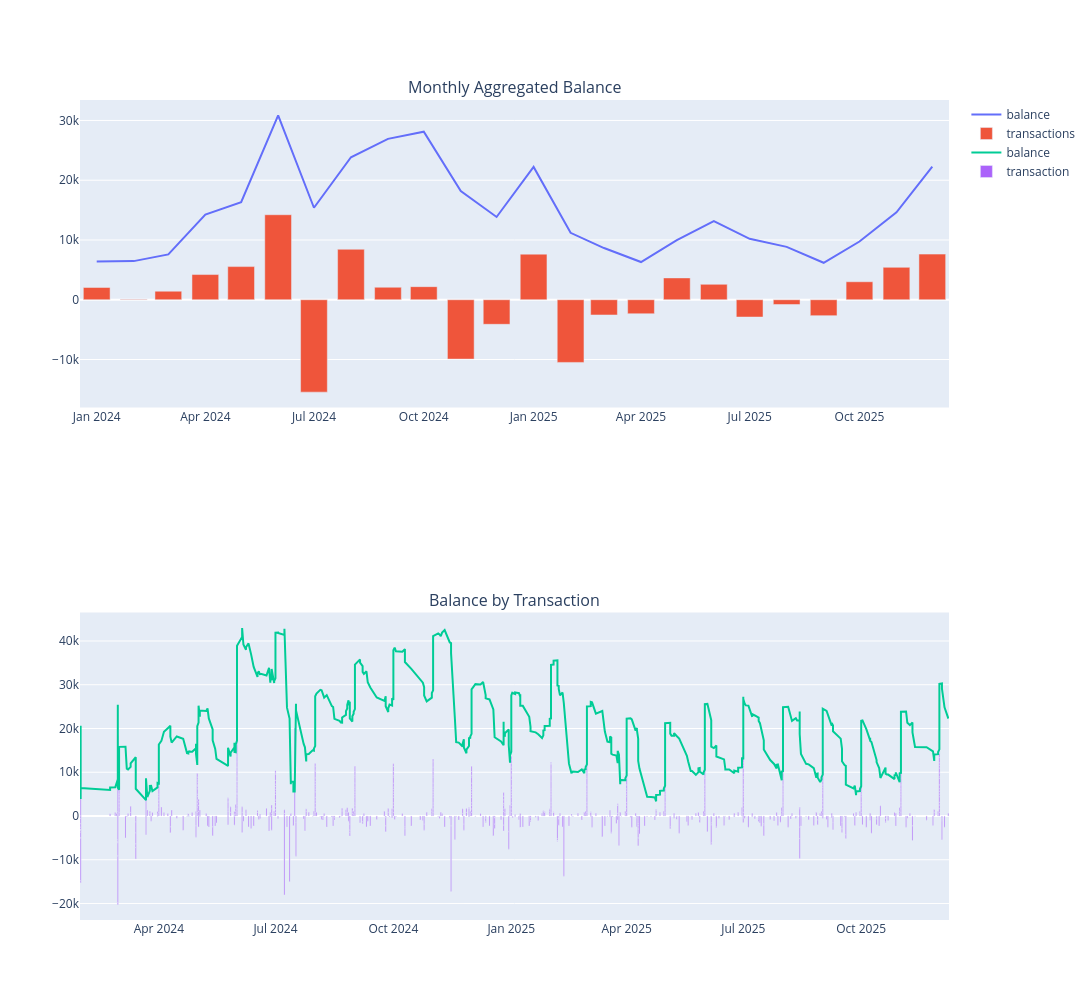

Write notebook code for a chart like this one.
### Code cell
balance_fig = (
    make_subplots(
        rows=2,
        cols=1,
        subplot_titles=("Monthly Aggregated Balance", "Balance by Transaction"),
    )
    .add_trace(
        go.Scatter(
            x=aggregated_budget_with_balance["date"],
            y=aggregated_budget_with_balance["balance"],
            name="balance",
        ),
        row=1,
        col=1,
    )
    .add_trace(
        go.Bar(
            x=aggregated_budget_with_balance["date"],
            y=aggregated_budget_with_balance["net_amount"],
            name="transactions",
        ),
        row=1,
        col=1,
    )
    .add_trace(
        go.Scatter(
            x=budget_with_balance["date"],
            y=budget_with_balance["balance"],
            name="balance",
        ),
        row=2,
        col=1,
    )
    .add_trace(
        go.Bar(
            x=budget_with_balance["date"],
            y=budget_with_balance["net_amount"],
            name="transaction",
            customdata=budget_with_balance.select(
                "headline_category", "category", "description"
            ),
            hovertemplate="%{x}<br>amount=%{y}<br>headline category=%{customdata[0]}<br>category=%{customdata[1]}<br>description=%{customdata[2]}",
        ),
        row=2,
        col=1,
    )
    .update_layout(width=1500, height=1000)
)
balance_fig.show()

### Figure 1 — Plotly figure (JSON) as saved in the notebook; plotly's stock layout.template omitted (floating-point values rounded to 4 significant figures; data arrays with more than 128 entries replaced by an {"elided": "..."} marker saying what was removed)
{"data": [{"name": "balance", "type": "scatter", "x": ["2024-01-01", "2024-02-01", "2024-03-01", "2024-04-01", "2024-05-01", "2024-06-01", "2024-07-01", "2024-08-01", "2024-09-01", "2024-10-01", "2024-11-01", "2024-12-01", "2025-01-01", "2025-02-01", "2025-03-01", "2025-04-01", "2025-05-01", "2025-06-01", "2025-07-01", "2025-08-01", "2025-09-01", "2025-10-01", "2025-11-01", "2025-12-01"], "xaxis": "x", "y": [6392.0, 6466.0, 7579.0, 14260.0, 16330.0, 30850.0, 15390.0, 23840.0, 26930.0, 28120.0, 18180.0, 13850.0, 22230.0, 11200.0, 8650.0, 6307.0, 9959.0, 13170.0, 10190.0, 8845.0, 6186.0, 9741.0, 14620.0, 22270.0], "yaxis": "y"}, {"name": "transactions", "type": "bar", "x": ["2024-01-01", "2024-02-01", "2024-03-01", "2024-04-01", "2024-05-01", "2024-06-01", "2024-07-01", "2024-08-01", "2024-09-01", "2024-10-01", "2024-11-01", "2024-12-01", "2025-01-01", "2025-02-01", "2025-03-01", "2025-04-01", "2025-05-01", "2025-06-01", "2025-07-01", "2025-08-01", "2025-09-01", "2025-10-01", "2025-11-01", "2025-12-01"], "xaxis": "x", "y": [2058.0, 74.13, 1432.0, 4216.0, 5546.0, 14230.0, -15460.0, 8446.0, 2091.0, 2189.0, -9935.0, -4109.0, 7629.0, -10490.0, -2548.0, -2343.0, 3652.0, 2581.0, -2894.0, -800.7, -2659.0, 3012.0, 5423.0, 7634.0], "yaxis": "y"}, {"name": "balance", "type": "scatter", "x": {"elided": "1014 str values"}, "xaxis": "x2", "y": {"elided": "1014 float values"}, "yaxis": "y2"}, {"customdata": {"elided": "1014x3 str values"}, "hovertemplate": "%{x}<br>amount=%{y}<br>headline category=%{customdata[0]}<br>category=%{customdata[1]}<br>description=%{customdata[2]}", "name": "transaction", "type": "bar", "x": {"elided": "1014 str values"}, "xaxis": "x2", "y": {"elided": "1014 float values"}, "yaxis": "y2"}], "layout": {"annotations": [{"font": {"size": 16}, "showarrow": false, "text": "Monthly Aggregated Balance", "x": 0.5, "xanchor": "center", "xref": "paper", "y": 1, "yanchor": "bottom", "yref": "paper"}, {"font": {"size": 16}, "showarrow": false, "text": "Balance by Transaction", "x": 0.5, "xanchor": "center", "xref": "paper", "y": 0.375, "yanchor": "bottom", "yref": "paper"}], "height": 1000, "width": 1500, "xaxis": {"anchor": "y", "domain": [0, 1]}, "xaxis2": {"anchor": "y2", "domain": [0, 1]}, "yaxis": {"anchor": "x", "domain": [0.625, 1]}, "yaxis2": {"anchor": "x2", "domain": [0, 0.375]}}}
